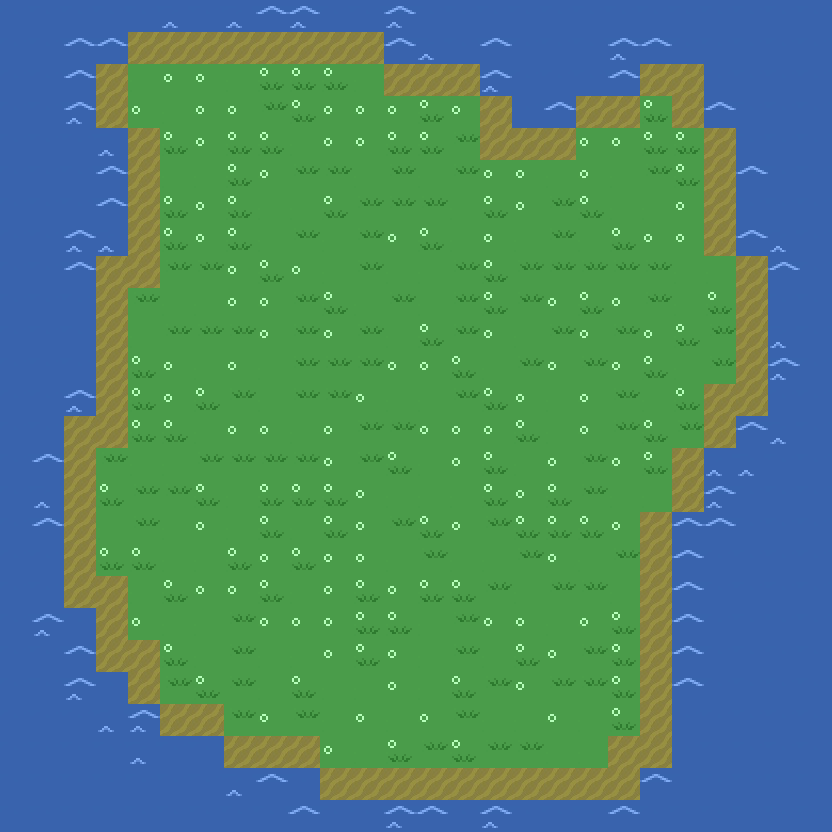

The image is a tile-based game level rendered from a .tmx file. Its description and complete source (layers, tilesets, objects, tile grids) follow:
An orthogonal 26x26 tile map with 32x32 px tiles, 3 tile layers (background, boundries, foreground) and 4 objects (3x rock, bush).

<map version="1.0" tiledversion="1.1.6" orientation="orthogonal" renderorder="right-down" width="26" height="26" tilewidth="32" tileheight="32" infinite="0" nextobjectid="5">
 <tileset firstgid="1" name="Map" tilewidth="32" tileheight="32" spacing="1" tilecount="64" columns="8">
  <image source="Map.png" width="264" height="264" />
  <tile id="5" probability="0.5" />
  <tile id="6" probability="0.5" />
  <tile id="7" probability="0.5" />
 </tileset>
 <layer name="background" width="26" height="26">
  <data encoding="csv">
5,5,5,0,0,0,0,0,0,0,0,0,0,5,5,5,5,5,5,5,5,5,5,5,5,5,
5,5,0,0,9,9,9,9,9,9,9,9,0,0,0,0,5,5,5,0,0,0,0,5,5,5,
5,5,0,9,1,2,2,1,4,4,4,1,9,9,9,0,0,0,0,0,9,9,0,5,5,5,
5,5,0,9,2,1,2,2,3,4,2,2,2,4,2,9,0,0,9,9,4,9,0,0,5,5,
5,5,0,0,9,4,2,4,4,1,2,2,4,4,3,9,9,9,2,2,4,4,9,0,5,5,
5,5,5,0,9,1,1,4,2,3,3,1,3,1,3,2,2,1,2,1,3,4,9,0,5,5,
5,5,5,0,9,4,2,4,1,1,4,3,3,3,1,4,2,3,4,1,1,2,9,0,5,5,
5,5,0,0,9,4,2,4,1,3,1,3,2,4,1,2,1,3,1,4,2,2,9,0,0,5,
5,5,0,9,9,3,3,2,4,2,1,3,1,1,3,4,3,3,3,3,3,1,1,9,0,5,
5,5,0,9,3,1,1,2,2,3,4,1,3,1,3,4,3,2,4,2,3,1,4,9,0,5,
5,5,0,9,1,3,3,3,2,3,2,3,1,4,3,2,1,3,2,3,2,4,3,9,0,5,
5,5,0,9,4,2,1,2,1,3,3,3,2,2,4,1,3,2,3,2,4,1,3,9,0,5,
5,0,0,9,4,2,4,3,1,3,3,2,1,1,3,4,2,1,2,3,1,4,9,9,0,5,
5,0,9,9,4,4,1,2,2,1,2,3,3,2,2,2,4,1,2,3,4,3,9,0,0,5,
5,0,9,3,1,1,3,3,3,3,2,3,4,1,2,4,1,2,3,2,4,9,0,0,5,5,
5,0,9,4,3,3,4,1,4,4,4,2,1,1,1,4,2,4,3,1,1,9,0,5,5,5,
5,0,9,1,3,1,2,1,4,1,4,2,3,4,2,3,4,4,4,2,9,0,0,5,5,5,
5,0,9,4,4,1,1,4,2,4,2,2,1,3,1,1,3,2,1,3,9,0,5,5,5,5,
5,0,9,9,1,4,2,2,4,1,2,4,2,4,4,3,1,3,3,1,9,0,5,5,5,5,
5,0,0,9,2,1,1,3,2,2,2,4,4,1,3,2,2,1,2,4,9,0,5,5,5,5,
5,5,0,9,9,4,1,3,1,1,2,4,2,1,3,1,4,2,3,4,9,0,5,5,5,5,
5,5,0,0,9,3,4,3,1,4,1,1,2,1,4,3,2,3,3,4,9,0,5,5,5,5,
5,5,5,0,0,9,9,3,2,3,1,2,1,2,3,1,1,2,1,4,9,0,5,5,5,5,
5,5,5,5,0,0,0,9,9,9,2,1,4,3,4,3,3,1,1,9,9,0,5,5,5,5,
5,5,5,5,5,5,0,0,0,0,9,9,9,9,9,9,9,9,9,9,0,0,5,5,5,5,
5,5,5,5,5,5,5,5,5,0,0,0,0,0,0,0,0,0,0,0,0,5,5,5,5,5
</data>
 </layer>
 <layer name="boundries" width="26" height="26">
  <data encoding="csv">
0,0,0,5,5,7,5,7,6,8,5,5,8,0,0,0,0,0,0,0,0,0,0,0,0,0,
0,0,6,6,0,0,0,0,0,0,0,0,6,7,5,6,0,0,0,8,6,5,5,0,0,0,
0,0,6,0,0,0,0,0,0,0,0,0,0,0,0,8,5,5,5,6,0,0,5,0,0,0,
0,0,8,0,0,0,0,0,0,0,0,0,0,0,0,0,5,6,0,0,0,0,6,5,0,0,
0,0,5,7,0,0,0,0,0,0,0,0,0,0,0,0,0,0,0,0,0,0,0,5,0,0,
0,0,0,6,0,0,0,0,0,0,0,0,0,0,0,0,0,0,0,0,0,0,0,6,0,0,
0,0,0,6,0,0,0,0,0,0,0,0,0,0,0,0,0,0,0,0,0,0,0,5,0,0,
0,0,8,7,0,0,0,0,0,0,0,0,0,0,0,0,0,0,0,0,0,0,0,6,7,0,
0,0,6,0,0,0,0,0,0,0,0,0,0,0,0,0,0,0,0,0,0,0,0,0,6,0,
0,0,5,0,0,0,0,0,0,0,0,0,0,0,0,0,0,0,0,0,0,0,0,0,5,0,
0,0,5,0,0,0,0,0,0,0,0,0,0,0,0,0,0,0,0,0,0,0,0,0,7,0,
0,0,5,0,0,0,0,0,0,0,0,0,0,0,0,0,0,0,0,0,0,0,0,0,8,0,
0,5,8,0,0,0,0,0,0,0,0,0,0,0,0,0,0,0,0,0,0,0,0,0,5,0,
0,5,0,0,0,0,0,0,0,0,0,0,0,0,0,0,0,0,0,0,0,0,0,6,7,0,
0,6,0,0,0,0,0,0,0,0,0,0,0,0,0,0,0,0,0,0,0,0,7,7,0,0,
0,7,0,0,0,0,0,0,0,0,0,0,0,0,0,0,0,0,0,0,0,0,8,0,0,0,
0,6,0,0,0,0,0,0,0,0,0,0,0,0,0,0,0,0,0,0,0,6,6,0,0,0,
0,5,0,0,0,0,0,0,0,0,0,0,0,0,0,0,0,0,0,0,0,6,0,0,0,0,
0,5,0,0,0,0,0,0,0,0,0,0,0,0,0,0,0,0,0,0,0,6,0,0,0,0,
0,8,5,0,0,0,0,0,0,0,0,0,0,0,0,0,0,0,0,0,0,6,0,0,0,0,
0,0,6,0,0,0,0,0,0,0,0,0,0,0,0,0,0,0,0,0,0,6,0,0,0,0,
0,0,8,5,0,0,0,0,0,0,0,0,0,0,0,0,0,0,0,0,0,6,0,0,0,0,
0,0,0,7,8,0,0,0,0,0,0,0,0,0,0,0,0,0,0,0,0,5,0,0,0,0,
0,0,0,0,7,5,5,0,0,0,0,0,0,0,0,0,0,0,0,0,0,5,0,0,0,0,
0,0,0,0,0,0,5,7,6,5,0,0,0,0,0,0,0,0,0,0,6,5,0,0,0,0,
0,0,0,0,0,0,0,0,0,6,5,5,8,6,5,8,5,5,5,6,5,0,0,0,0,0
</data>
 </layer>
 <objectgroup name="gameobjects">
  <object id="1" name="rock" x="304" y="304">
   <properties>
    <property name="SNAP" type="bool" value="true" />
   </properties>
   <point />
  </object>
  <object id="2" name="rock" x="232" y="450">
   <properties>
    <property name="SNAP" type="bool" value="true" />
   </properties>
   <point />
  </object>
  <object id="3" name="rock" x="254" y="516">
   <properties>
    <property name="SNAP" type="bool" value="true" />
   </properties>
   <point />
  </object>
  <object id="4" name="bush" x="292" y="570">
   <properties>
    <property name="SNAP" type="bool" value="false" />
   </properties>
   <point />
  </object>
 </objectgroup>
 <layer name="foreground" width="26" height="26">
  <data encoding="csv">
0,0,0,0,0,0,0,0,0,0,0,0,0,0,0,0,0,0,0,0,0,0,0,0,0,0,
0,0,0,0,0,0,0,0,0,0,0,0,0,0,0,0,0,0,0,0,0,0,0,0,0,0,
0,0,0,0,0,0,0,0,0,0,0,0,0,0,0,0,0,0,0,0,0,0,0,0,0,0,
0,0,0,0,0,0,0,0,0,0,0,0,0,0,0,0,0,0,0,0,0,0,0,0,0,0,
0,0,0,0,0,0,0,0,0,0,0,0,0,0,0,0,0,0,0,0,0,0,0,0,0,0,
0,0,0,0,0,0,0,0,0,0,0,0,0,0,0,0,0,0,0,0,0,0,0,0,0,0,
0,0,0,0,0,0,0,0,0,0,0,0,0,0,0,0,0,0,0,0,0,0,0,0,0,0,
0,0,0,0,0,0,0,0,0,0,0,0,0,0,0,0,0,0,0,0,0,0,0,0,0,0,
0,0,0,0,0,0,0,0,0,0,0,0,0,0,0,0,0,0,0,0,0,0,0,0,0,0,
0,0,0,0,0,0,0,0,0,0,0,0,0,0,0,0,0,0,0,0,0,0,0,0,0,0,
0,0,0,0,0,0,0,0,0,0,0,0,0,0,0,0,0,0,0,0,0,0,0,0,0,0,
0,0,0,0,0,0,0,0,0,0,0,0,0,0,0,0,0,0,0,0,0,0,0,0,0,0,
0,0,0,0,0,0,0,0,0,0,0,0,0,0,0,0,0,0,0,0,0,0,0,0,0,0,
0,0,0,0,0,0,0,0,0,0,0,0,0,0,0,0,0,0,0,0,0,0,0,0,0,0,
0,0,0,0,0,0,0,0,0,0,0,0,0,0,0,0,0,0,0,0,0,0,0,0,0,0,
0,0,0,0,0,0,0,0,0,0,0,0,0,0,0,0,0,0,0,0,0,0,0,0,0,0,
0,0,0,0,0,0,0,0,0,0,0,0,0,0,0,0,0,0,0,0,0,0,0,0,0,0,
0,0,0,0,0,0,0,0,0,0,0,0,0,0,0,0,0,0,0,0,0,0,0,0,0,0,
0,0,0,0,0,0,0,0,0,0,0,0,0,0,0,0,0,0,0,0,0,0,0,0,0,0,
0,0,0,0,0,0,0,0,0,0,0,0,0,0,0,0,0,0,0,0,0,0,0,0,0,0,
0,0,0,0,0,0,0,0,0,0,0,0,0,0,0,0,0,0,0,0,0,0,0,0,0,0,
0,0,0,0,0,0,0,0,0,0,0,0,0,0,0,0,0,0,0,0,0,0,0,0,0,0,
0,0,0,0,0,0,0,0,0,0,0,0,0,0,0,0,0,0,0,0,0,0,0,0,0,0,
0,0,0,0,0,0,0,0,0,0,0,0,0,0,0,0,0,0,0,0,0,0,0,0,0,0,
0,0,0,0,0,0,0,0,0,0,0,0,0,0,0,0,0,0,0,0,0,0,0,0,0,0,
0,0,0,0,0,0,0,0,0,0,0,0,0,0,0,0,0,0,0,0,0,0,0,0,0,0
</data>
 </layer>
</map>